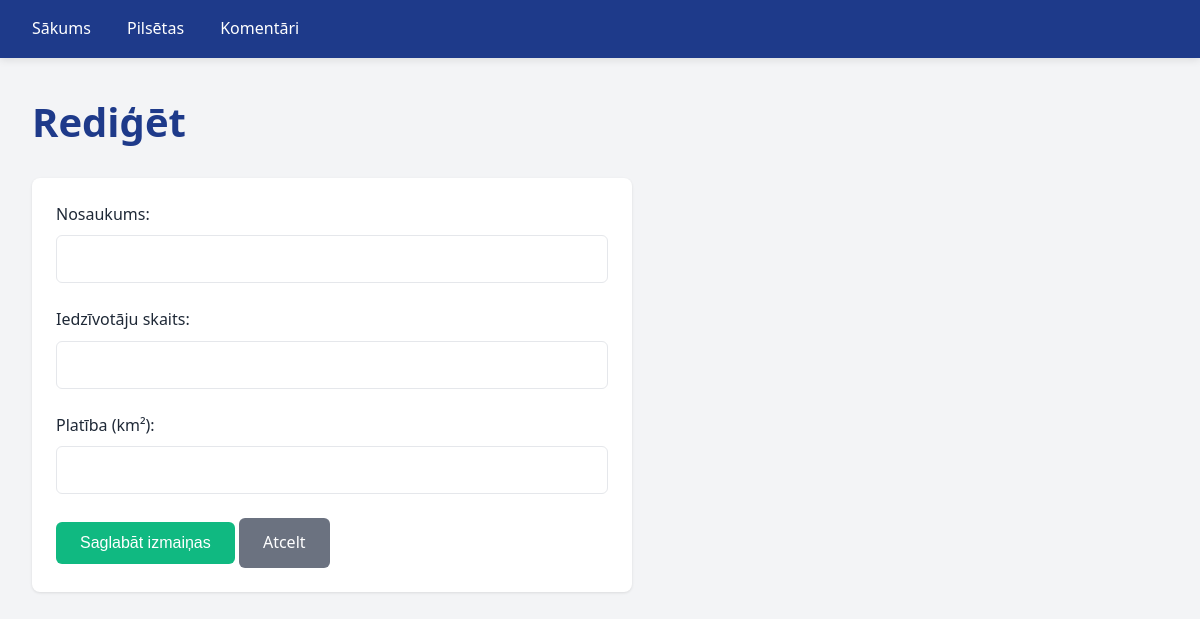
The app's page /pilsetas/15/edit, older data.
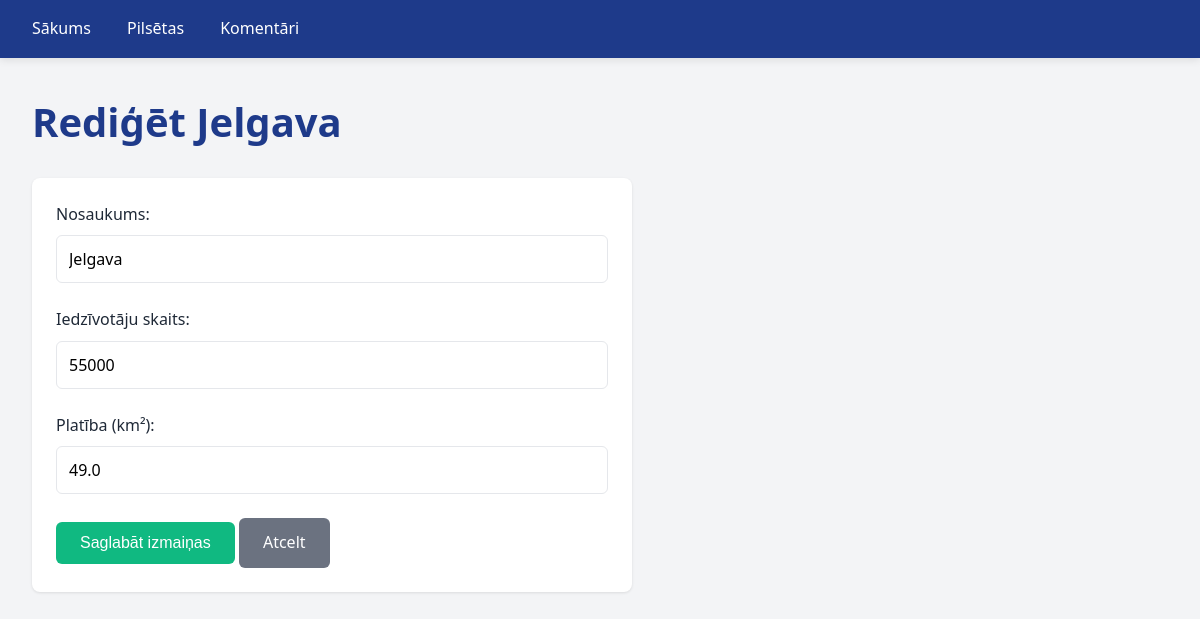
The same page, newer data.
### tables this page shows
CREATE TABLE pilsetas (
	id INTEGER NOT NULL PRIMARY KEY AUTOINCREMENT,
	nosaukums TEXT NOT NULL,
	statistika_id INTEGER,
	CONSTRAINT pilsetas_statistika_FK FOREIGN KEY (statistika_id) REFERENCES statistika(id) ON DELETE SET NULL
);

CREATE TABLE statistika (
	id INTEGER NOT NULL PRIMARY KEY AUTOINCREMENT
, iedzivotaji INTEGER NOT NULL, platiba REAL NOT NULL);

### app.py (the view, shortened to what this page needs)
@app.route("/pilsetas/<int:id>/edit", methods=["GET", "POST"])
def edit_pilseta(id):
    conn = get_db_connection()
    pilseta = conn.execute(
        "SELECT pilsetas.id, nosaukums, iedzivotaji, platiba FROM pilsetas JOIN statistika ON pilsetas.statistika_id = statistika.id WHERE pilsetas.id = ?",
        (id,),
    ).fetchone()
    conn.close()
    return render_template("pilsetas_edit.html", pilseta=pilseta)

### app.py (called while the page is built)
def get_db_connection():
    db = Path(__file__).parent / "db.sqlite"
    conn = sqlite3.connect(db)
    conn.row_factory = sqlite3.Row
    return conn

### templates/pilsetas_edit.html (shortened to what this page needs)
{% extends "base.html" %}
{% block content %}
  <h1>Rediģēt {{ pilseta["nosaukums"] }}</h1>
  <form method="post" action="/pilsetas/{{ pilseta['id'] }}/edit">
    <div class="form-group">
      <label for="nosaukums">Nosaukums: </label>
      <input type="text" name="nosaukums" id="nosaukums" value="{{ pilseta['nosaukums'] }}" required>
    </div>
    <div class="form-group">
      <label for="iedzivotaji">Iedzīvotāju skaits: </label>
      <input type="number" name="iedzivotaji" id="iedzivotaji" value="{{ pilseta['iedzivotaji'] }}" required>
    </div>
    <div class="form-group">
      <label for="platiba">Platība (km²): </label>
      <input type="number" name="platiba" id="platiba" value="{{ pilseta['platiba'] }}" required>
    </div>
    <div class="mt-3">
      <button type="submit" class="btn btn-success">Saglabāt izmaiņas</button>
      <a href="/pilsetas/{{ pilseta['id'] }}" class="btn btn-secondary">Atcelt</a>
    </div>
  </form>
{% endblock %}

Row changes from the older to the newer data that the page shows:
added pilsetas: nosaukums "Jelgava"
added statistika: iedzivotaji "55000", platiba "49.0"
